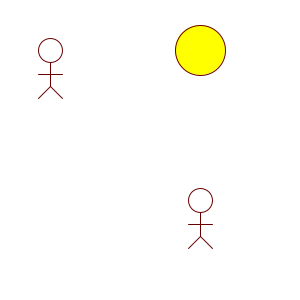
Frame 1 (no input)
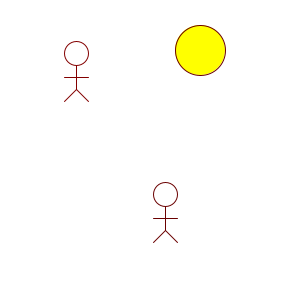
Frame 60 (the mouse pressed at the canvas centre just before this capture)
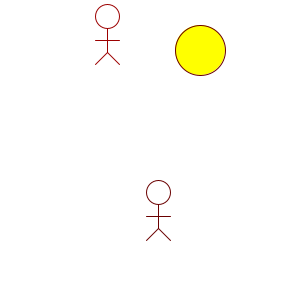
Frame 120 (the mouse held since frame 60 and released just before this capture)

The Processing sketch that drew these frames (run headless with seeded random() and noise(); from frame 60 on, the mouse is pressed at the canvas centre):

// Processing sketch: extracredit
// ── extracredit.pde
// This program makes a scalable figure
//by Joshua Maguire and Kyle Mart
//      9/27/2012

//global variables
float xMove;
float yMove;
float x1,x2,y1,y2;
float sunX;
float sunY;
float stickColor1;
float stickColor2;

void setup(){
 size (300,300);
 smooth();
 x1 = 50;
 y1 = 50;
 x2 = 200;
 y2 = 200;
 sunX = 200;
 sunY = 50;
}

//calls for a figure
void draw(){
  background(255);
//calculates stick color 1/2by looking at its distance to the sun
  stickColor1 = dist(sunX,sunY,x1,y1);
  stickColor2 = dist(sunX,sunY,x2,y2);
  renderFigure (x1,y1,stickColor1);
  renderFigure (x2,y2,stickColor2);
  //asks for new numbers close to it
  x1 = changeCoordinate(x1,0,300);
  y1 = changeCoordinate(y1,0,300);
  x2 = changeCoordinate(x2,0,300);
  y2 = changeCoordinate(y2,0,300);
//draw sun
  fill(255,255,0);
  ellipse(sunX,sunY,50,50);
}

//the figure is scaled
void renderFigure(float x,float y,float hotness) {
float diameter = 24;
//changes figure color depending on hotness(stickColor1/2)
stroke(255-hotness,0,0);
//draw body
line( x , y + diameter * 0.5,x,y + diameter * 1.5 );
//draw arms
line( x-diameter * 0.5 , y + diameter, x + diameter * .5, y + diameter);
//draw left leg
line(x,y + diameter * 1.5,x-diameter*.5,y + diameter * 2);
//draw right leg
line(x,y + diameter * 1.5,x+diameter*.5,y + diameter * 2);
//draw head
noFill();
ellipse(x,y,diameter,diameter);
}

//gives us a random number constrained to the screen
//and sends it back to change coordinate.
float changeCoordinate(float value,float lowerBound,float upperBound) {
value += random(-5,5);
value=constrain(value,lowerBound,upperBound);
return value;
}
